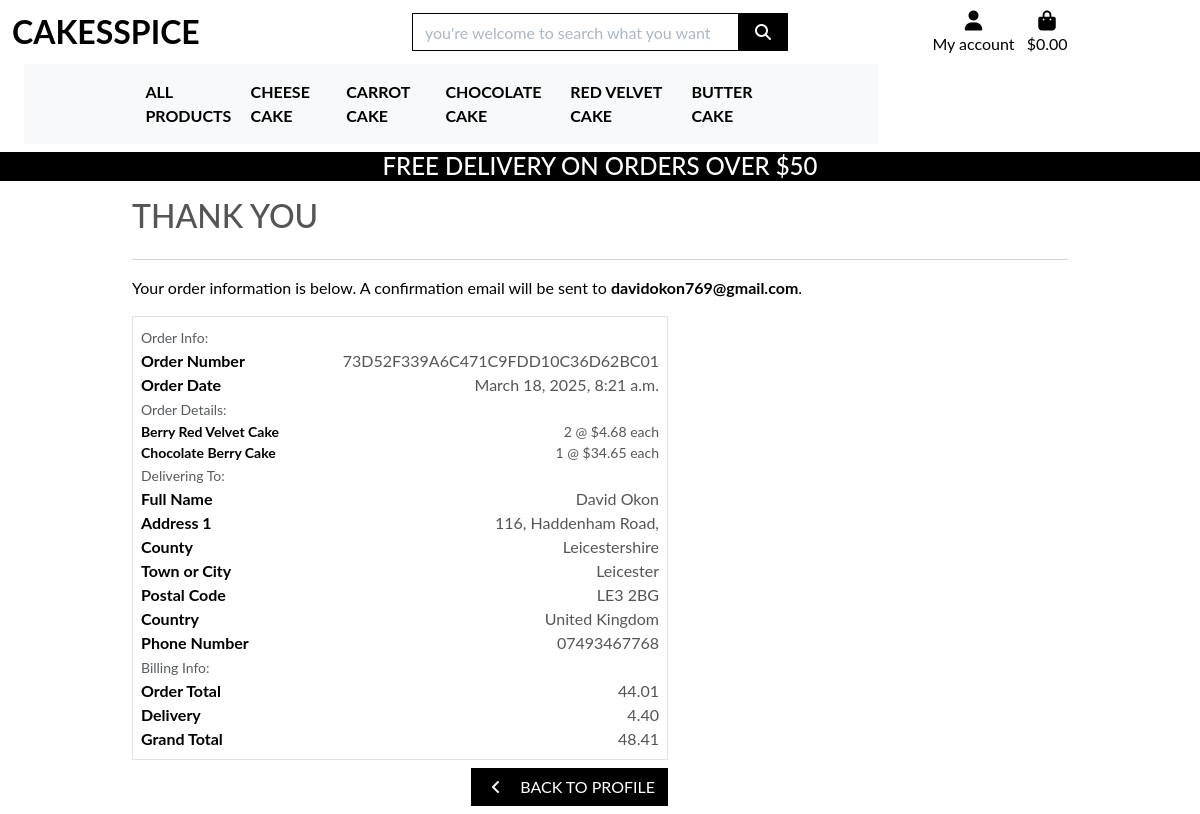
/profile/order_history/73D52F339A6C471C9FDD10C36D62BC01, run on the app's committed database.
### checkout/models.py (models this page shows, shortened)
class Order(models.Model):
    order_number = models.CharField(max_length=32, null=False, editable=False)
    user_profile = models.ForeignKey(UserProfile, on_delete=models.SET_NULL,
                                     null=True, blank=True, related_name='orders')
    full_name = models.CharField(max_length=50, null=False, blank=False)
    email = models.EmailField(max_length=254, null=False, blank=False)
    phone_number = models.CharField(max_length=20, null=False, blank=False)
    country = CountryField(blank_label='Country *', null=False, blank=False)
    postcode = models.CharField(max_length=20, null=True, blank=True)
    town_or_city = models.CharField(max_length=40, null=False, blank=False)
    street_address1 = models.CharField(max_length=80, null=False, blank=False)
    street_address2 = models.CharField(max_length=80, null=True, blank=True)
    county = models.CharField(max_length=80, null=True, blank=True)
    date = models.DateTimeField(auto_now_add=True)
    delivery_cost = models.DecimalField(max_digits=6, decimal_places=2, null=False, default=0)
    order_total = models.DecimalField(max_digits=10, decimal_places=2, null=False, default=0)
    grand_total = models.DecimalField(max_digits=10, decimal_places=2, null=False, default=0)
    original_bag = models.TextField(null=False, blank=False, default='')
    stripe_pid = models.CharField(max_length=254, null=False, blank=False, default='')

class OrderLineItem(models.Model):
    order = models.ForeignKey(Order, null=False, blank=False, on_delete=models.CASCADE, related_name='lineitems')
    product = models.ForeignKey(Product, null=False, blank=False, on_delete=models.CASCADE)
    product_size = models.CharField(max_length=2, null=True, blank=True) # XS, S, M, L, XL
    quantity = models.IntegerField(null=False, blank=False, default=0)
    lineitem_total = models.DecimalField(max_digits=6, decimal_places=2, null=False, blank=False, editable=False)

### products/models.py (models this page shows, shortened)
class Product(models.Model):
    name = models.CharField(max_length=500)
    price = models.DecimalField(max_digits=10, decimal_places=2)
    description = models.TextField(default=now)
    category = models.ForeignKey('Category', on_delete=models.CASCADE, default=1)
    rating = models.DecimalField(max_digits=6, decimal_places=2, null=False, default=0.0)
    imageUrl = models.URLField(null=True, blank=True)
    image = models.ImageField(upload_to='products/', null=True, blank=True)

### profiles/views.py (the view)
# urls.py: path('order_history/<order_number>', views.order_history, name='order_history'),
def order_history(request, order_number):
    order = get_object_or_404(Order, order_number=order_number)
    messages.info(request, (
        f'This is a past confirmation for order number {order_number}. '
        'A confirmation email was sent on the order date.'
    ))
    template = 'checkout/checkout_success.html'
    context = {
        'order': order,
        'from_profile': True,
    }
    return render(request, template, context)

### checkout/templates/checkout/checkout_success.html (shortened to what this page needs)
{% extends "base.html" %}
{% load static %}
{% block extra_css %}
    <link rel="stylesheet" href="{% static 'checkout/css/checkout.css' %}">
{% endblock %}
{% block page_header %}
    <div class="container header-container">
    </div>
{% endblock %}
{% block content %}
    <div class="overlay"></div>
    <div class="container">
        <div class="row">
            <div class="col">
                <h2 class="logo-font mb-4">Thank You</h2>
                <hr>
                <p class="text-black">Your order information is below. A confirmation email will be sent to <strong>{{ order.email }}</strong>.</p>
            </div>
        </div>
        <div class="row">
            <div class="col-12 col-lg-7">
                <div class="order-confirmation-wrapper p-2 border">
                    <div class="row">
                        <div class="col">
                            <small class="text-muted">Order Info:</small>
                        </div>
                    </div>
                    <div class="row">
                        <div class="col-12 col-md-4">
                            <p class="mb-0 text-black font-weight-bold">Order Number</p>
                        </div>
                        <div class="col-12 col-md-8 text-md-right">
                            <p class="mb-0">{{ order.order_number }}</p>
                        </div>
                    </div>
                    <div class="row">
                        <div class="col-12 col-md-4">
                            <p class="mb-0 text-black font-weight-bold">Order Date</p>
                        </div>
                        <div class="col-12 col-md-8 text-md-right">
                            <p class="mb-0">{{ order.date }}</p>
                        </div>
                    </div>
                    <div class="row">
                        <div class="col">
                            <small class="text-muted">Order Details:</small>
                        </div>
                    </div>
                    {% for item in order.lineitems.all %}
                    <div class="row">
                        <div class="col-12 col-md-4">
                            <p class="small mb-0 text-black font-weight-bold">
                                {{ item.product.name }}{% if item.product_size %} - Size {{ item.product_size|upper}}{% endif %}
                            </p>
                        </div>
                        <div class="col-12 col-md-8 text-md-right">
                            <p class="small mb-0">{{ item.quantity }} @ ${{ item.product.price }} each</p>
                        </div>
                    </div>
                    {% endfor %}
                    <div class="row">
                        <div class="col">
                            <small class="text-muted">Delivering To:</small>
                        </div>
                    </div>
                    <div class="row">
                        <div class="col-12 col-md-4">
                            <p class="mb-0 text-black font-weight-bold">Full Name</p>
                        </div>
                        <div class="col-12 col-md-8 text-md-right">
                            <p class="mb-0">{{ order.full_name }}</p>
                        </div>
                    </div>
                    <div class="row">
                        <div class="col-12 col-md-4">
                            <p class="mb-0 text-black font-weight-bold">Address 1</p>
                        </div>
                        <div class="col-12 col-md-8 text-md-right">
                            <p class="mb-0">{{ order.street_address1 }}</p>
                        </div>
                    </div>
                    {% if order.county %}
                    <div class="row">
                        <div class="col-12 col-md-4">
                            <p class="mb-0 text-black font-weight-bold">County</p>
                        </div>
                        <div class="col-12 col-md-8 text-md-right">
                            <p class="mb-0">{{ order.county }}</p>
                        </div>
                    </div>
                    {% endif %}
                    <div class="row">
                        <div class="col-12 col-md-4">
                            <p class="mb-0 text-black font-weight-bold">Town or City</p>
                        </div>
                        <div class="col-12 col-md-8 text-md-right">
                            <p class="mb-0">{{ order.town_or_city }}</p>
                        </div>
                    </div>
                    {% if order.postcode %}
                    <div class="row">
                        <div class="col-12 col-md-4">
                            <p class="mb-0 text-black font-weight-bold">Postal Code</p>
                        </div>
                        <div class="col-12 col-md-8 text-md-right">
                            <p class="mb-0">{{ order.postcode }}</p>
                        </div>
                    </div>
                    {% endif %}
                    <div class="row">
                        <div class="col-12 col-md-4">
                            <p class="mb-0 text-black font-weight-bold">Country</p>
                        </div>
                        <div class="col-12 col-md-8 text-md-right">
                            <p class="mb-0">{{ order.country }}</p>
                        </div>
                    </div>
                    <div class="row">
                        <div class="col-12 col-md-4">
                            <p class="mb-0 text-black font-weight-bold">Phone Number</p>
                        </div>
                        <div class="col-12 col-md-8 text-md-right">
                            <p class="mb-0">{{ order.phone_number }}</p>
                        </div>
                    </div>
                    <div class="row">
                        <div class="col">
                            <small class="text-muted">Billing Info:</small>
                        </div>
                    </div>
                    <div class="row">
                        <div class="col-12 col-md-4">
                            <p class="mb-0 text-black font-weight-bold">Order Total</p>
                        </div>
                        <div class="col-12 col-md-8 text-md-right">
                            <p class="mb-0">{{ order.order_total }}</p>
                        </div>
                    </div>
                    <div class="row">
                        <div class="col-12 col-md-4">
                            <p class="mb-0 text-black font-weight-bold">Delivery</p>
                        </div>
                        <div class="col-12 col-md-8 text-md-right">
                            <p class="mb-0">{{ order.delivery_cost }}</p>
                        </div>
                    </div>
                    <div class="row">
                        <div class="col-12 col-md-4">
                            <p class="mb-0 text-black font-weight-bold">Grand Total</p>
                        </div>
                        <div class="col-12 col-md-8 text-md-right">
                            <p class="mb-0">{{ order.grand_total }}</p>
                        </div>
                    </div>
                </div>
            </div>
        </div>
        <div class="row">
			<div class="col-12 col-lg-7 text-right">
				{% if from_profile %}
                    <a href="{% url 'profile' %}" class="btn btn-black rounded-0 my-2">
                        <span class="icon mr-2">
                            <i class="fas fa-angle-left"></i>
                        </span>
                        <span class="text-uppercase">Back to Profile</span>
                    </a>
                {% endif %}
			</div>
		</div>
    </div>
{% endblock %}

### templates/base.html (shortened to what this page needs)
{% load static %}
<!doctype html>
<html lang="en">
  <head>
    {% block corecss %}
    <link href="https://stackpath.bootstrapcdn.com/bootstrap/4.5.2/css/bootstrap.min.css" rel="stylesheet">
    <link href="https://cdn.jsdelivr.net/npm/bootstrap@5.3.3/dist/css/bootstrap.min.css" rel="stylesheet">
    <link rel="stylesheet" href="{% static 'css/base.css' %}">
    {% endblock %}
    {% block extra_css %}
    {% endblock %}
  </head>
  <body>
    <header class="container-fluid fixed-top">
      <div id="topnav" class="row bg-white pt-lg-2 d-home d-lg-flex">
        <div class="col-12 col-lg-4 my-auto py-1 py-lg-0 text-center text-lg-left">
          <a href="{% url 'home' %}" class="nav-link main-logo-link">
            <h2 class="logo-font text-black my-0"><strong>CakesSpice</strong></h2>
          </a>
        </div>
        <div class="col-12 col-lg-4 my-auto py-1 py-lg-0">
          <form method="GET" action="{% url 'products' %}">
            <div class="input-group w-100">
              <input class="form-control border border-black rounded-0" type="text" name="q" placeholder="you're welcome to search what you want">
              <div class="input-group-append">
                <button class="form-control btn btn-black border border-black rounded-0" type="submit">
                  <span class="icon">
                    <i class="fas fa-search"></i>
                  </span>
                </button>
              </div>
            </div>
          </form>
        </div>
        <div class="col-12 col-lg-4 my-auto py-1 py-lg-0">
          <ul class="list-inline list-unstyled text-center text-lg-right my-0">
            <li class="list-inline-item dropdown">
              <a class="text-black nav-link" href="#" id="user-options" data-bs-toggle="dropdown" aria-expanded="false">
                <div class="text-center">
                  <div><i class="fas fa-user fa-lg"></i></div>
                  <p class="my-0">My account</p>
                </div>
              </a>
            </li>
            <li class="list-inline-item">
              <a class="{% if grand_total %}text-info font-weight-bold{% else %}text-black{% endif %} nav-link"href="{% url 'view_bag' %}">
                <div class="text-center">
                  <div><i class="fas fa-shopping-bag fa-lg"></i></div>
                  <p class="my-0">
                    {% if grand_total%}
                      ${{ grand_total|floatformat:2 }}
                    {% else %}
                      $0.00
                    {% endif %}
                  </p>
                </div>
              </a>
            </li>
          </ul>
        </div>
      </div>
      <div class="row bg-white">
        <nav class="navbar navbar-expand-lg">
            {% include 'includes/main-nav.html' %}
        </nav>
      </div>
      <div id="delivery-banner" class="row text-center">
        <div class="col bg-black text-white">
          <h4 class="logo-font my-0">Free delivery on orders over $5{{free_delivery_threshold}}</h4>
        </div>
      </div>
    </header>
    {%block page_header%}
    {% endblock %}
    {% block content %}
    {% endblock %}
  </body>
</html>

### templates/includes/main-nav.html (shortened to what this page needs)
<nav class="navbar navbar-expand-lg navbar-light bg-light">
    <div class="container">
        <div class="collapse navbar-collapse" id="main-nav">
            <ul class="navbar-nav w-auto mx-auto">
                <li class="nav-item dropdown">
                    <a class="logo-font font-weight-bold nav-link text-black" href="#" id="all-products-link" data-bs-toggle="dropdown" aria-haspopup="true" aria-expanded="false">
                        All Products
                    </a>
                </li>
                <li class="nav-item dropdown">
                    <a class="logo-font font-weight-bold nav-link text-black" href="#" id="cheese-cake-link" data-bs-toggle="dropdown" aria-haspopup="true" aria-expanded="false">
                        Cheese Cake
                    </a>
                </li>
                <li class="nav-item dropdown">
                    <a class="logo-font font-weight-bold nav-link text-black" href="#" id="carrot-cake-link" data-bs-toggle="dropdown" aria-haspopup="true" aria-expanded="false">
                        Carrot Cake
                    </a>
                </li>
                <li class="nav-item dropdown">
                    <a class="logo-font font-weight-bold nav-link text-black" href="#" id="chocolate-cake-link" data-bs-toggle="dropdown" aria-haspopup="true" aria-expanded="false">
                        Chocolate Cake
                    </a>
                </li>
                <li class="nav-item dropdown">
                    <a class="logo-font font-weight-bold nav-link text-black" href="#" id="Red-Velvet-cake-link" data-bs-toggle="dropdown" aria-haspopup="true" aria-expanded="false">
                        Red Velvet Cake
                    </a>
                </li>
                <li class="nav-item dropdown">
                    <a class="logo-font font-weight-bold nav-link text-black" href="#" id="butter-cake-link" data-bs-toggle="dropdown" aria-haspopup="true" aria-expanded="false">
                        Butter Cake
                    </a>
                </li>
            </ul>
        </div>
    </div>
</nav>

### data on the page
Order: email "davidokon769@gmail.com", order_number "73D52F339A6C471C9FDD10C36D62BC01", date "March 18, 2025, 8:21 a.m.", full_name "David Okon", street_address1 "116, Haddenham Road,", county "Leicestershire", town_or_city "Leicester", postcode "LE3 2BG", country "United Kingdom", phone_number "07493467768", order_total "44.01", delivery_cost "4.40", grand_total "48.41"
OrderLineItem: product.name "Berry Red Velvet Cake", quantity "2", product.price "4.68"
OrderLineItem: product.name "Chocolate Berry Cake", quantity "1", product.price "34.65"

### other printed values
{{ free_delivery_threshold }} "0"
